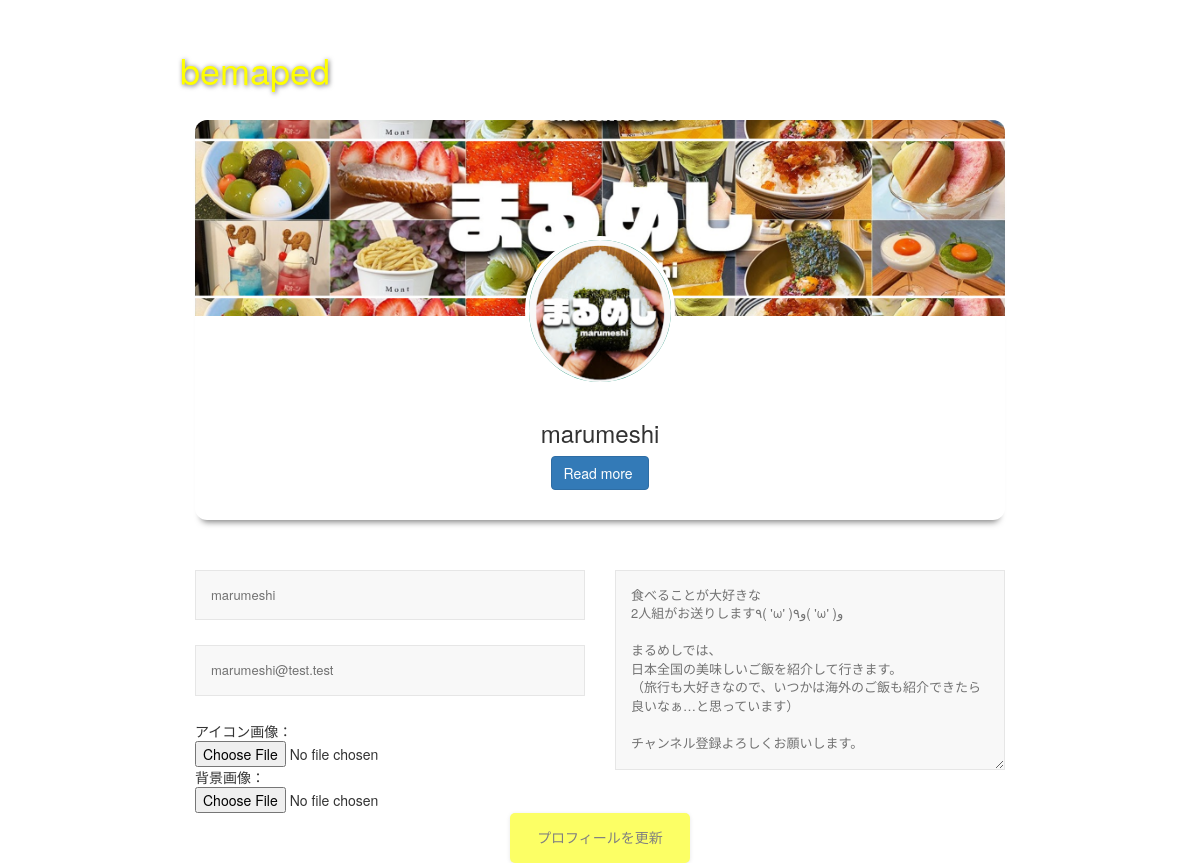
The page /profile_edit.php (signed in) on the database its author committed.
### tables this page shows
CREATE TABLE `bemaped_users_table` (
  `id` int(11) NOT NULL,
  `u_name` varchar(128) NOT NULL,
  `u_email` varchar(128) NOT NULL,
  `u_pw` varchar(64) NOT NULL,
  `explan` varchar(511) DEFAULT NULL,
  `icon` varchar(255) DEFAULT NULL,
  `back_ground` varchar(255) DEFAULT NULL,
  `life_flg` int(8) NOT NULL DEFAULT '0',
  `indate` datetime NOT NULL DEFAULT CURRENT_TIMESTAMP
);

### profile_edit.php (the view, shortened to what this page needs)
<?php
$id = $_SESSION["id"];
$pdo = db_connect();
$sql = "SELECT * FROM bemaped_users_table WHERE id=:id";
$stmt = $pdo->prepare($sql);
$stmt->bindValue(":id", $id, PDO::PARAM_INT);
$status = $stmt->execute();
$val = $stmt->fetch(PDO::FETCH_ASSOC);
?>
<!DOCTYPE html>
<html lang="en">
<head>
    <link rel="stylesheet" href="css/ress.css">
    <link rel="stylesheet" href="https://maxcdn.bootstrapcdn.com/bootstrap/3.3.0/css/bootstrap.min.css">
    <link rel="stylesheet" href="css/plofile_edit_sub.css">
    <link rel="stylesheet" href="css/plofile_edit.css">
</head>
<body>
    <div class="main">
        <div class="inner contact">
            <div class="contact-form">
                <a href="index.php"><h1>bemaped</h1></a>
                <div class="container">
                    <div class="row justify-content-center">
                        <div class="col sm-12 col-md-8 col-lg-5">
                            <div class="rotate-container">
                                <div class="card card-front text-center">
                                    <div class="card-background" style='background-size:contain; background-image: url("upload/<?=$val["back_ground"]?>")'></div>
                                    <div class="card-block"><img class="avatar" src="upload/<?= $val["icon"]?>">
                                        <h3 class="card-title"><?= $val["u_name"]?></h3>
                                        <button class="btn btn-primary btn-rotate">Read more&nbsp;<i class="fa fa-long-arrow-right"></i></button>
                                    </div>
                                </div>
                                <div class="card card-back text-center">
                                    <div class="card-block">
                                        <h4>説明</h4>
                                        <p><?= $val["explan"]?></p>
                                        <h4>Connect:</h4>
                                        <button class="btn btn-primary btn-rotate"> <i class="fa fa-long-arrow-left"></i>&nbsp;Back</button>
                                    </div>
                                </div>
                            </div>
                        </div>
                    </div>
                </div>
            </div>
            <div class="contact-form">
                <form action="profile_edit_act.php" method="POST" enctype="multipart/form-data">
                    <div class="col-xs-6 wow animated slideInLeft" data-wow-delay=".5s">
                        <input type="text" name="u_name" id="u_name" required="required" class="form" placeholder="ユーザー名" value="<?=$val["u_name"]?>" />
                        <input type="text" name="u_email" id="u_email" required="required" class="form" placeholder="EMAIL" value="<?=$val["u_email"]?>" />
                        アイコン画像：<input type="file" accept="image/*" name="icon_upfile" value="<?=$val["icon"]?>">
                        背景画像：<input type="file" accept="image/*" name="background_upfile" value="<?=$val["back_ground"]?>">
                    </div>
                    <div class="col-xs-6 wow animated slideInRight" data-wow-delay=".5s">
                        <textarea name="explan" id="explan" class="form textarea" placeholder="説明"><?= $val["explan"]?></textarea>
                    </div>
                    <div class="relative fullwidth col-xs-12">
                        <button type="submit" id="submit" name="submit" class="form-btn semibold">プロフィールを更新</button>
                    </div>
                </form>
            </div>
        </div>
    </div>
</body>
</html>

### css/ress.css (style rules this page uses)
html { line-height: 1.15; -webkit-text-size-adjust: 100%; -webkit-tap-highlight-color: transparent; }
body { margin: 0; }
p, table, blockquote, address, pre, iframe, form, figure, dl { margin: 0; }
h1, h2, h3, h4, h5, h6 { font-size: inherit; font-weight: inherit; margin: 0; }
a { background-color: transparent; text-decoration: none; color: inherit; }
svg, img, embed, object, iframe { vertical-align: bottom; }
button, input, optgroup, select, textarea { -webkit-appearance: none; appearance: none; vertical-align: middle; color: inherit; font: inherit; background: transparent; padding: 0; margin: 0; border-radius: 0; text-align: inherit; text-transform: inherit; }
button, [type="button"], [type="reset"], [type="submit"] { cursor: pointer; }
textarea { overflow: auto; }

### css/plofile_edit_sub.css (style rules this page uses)
.main { display: flex; justify-content: center; align-items: center; width: 70%; height: 100vh; margin: 0 auto; }
.rotate-container { height:400px; }
.inner { width: 100%; height: 100%; }
p { margin: 0 auto; }
h1 { margin: 30px auto; color:yellow; text-shadow: 1px 1px 5px rgb(104, 104, 104); }
.container { width:100%; }
.col-lg-5 { width:100%; }
.form { width: 100%; padding: 15px; background:#f8f8f8; border:1px solid rgba(0, 0, 0, 0.075); margin-bottom:25px; color:#727272 !important; font-size:13px; -webkit-transition: all 0.4s; -moz-transition: all 0.4s; transition: all 0.4s; }
.textarea { height: 200px; max-height: 200px; max-width: 100%; }
.form-btn { width:180px; display: block; height: auto; padding:15px; color:rgb(128, 128, 128); background:#fcff65; border:none; border-radius:3px; outline: none; -webkit-transition: all 0.3s; -moz-transition: all 0.3s; transition: all 0.3s; margin:auto; box-shadow: 0px 1px 4px rgba(0,0,0, 0.10); -moz-box-shadow: 0px 1px 4px rgba(0,0,0, 0.10); -webkit-box-shadow: 0px 1px 4px rgba(0,0,0, 0.10); text-align: center; font-family: 'Mochiy Pop One', sans-serif; border-radius: 5px; }
input { position: relative; z-index: 9999; }

### css/plofile_edit.css (style rules this page uses)
.rotate-container { position: relative; }
.rotate-container .card-front, .rotate-container .card-back { width: 100%; height: 100%; transform: perspective(600px) rotateY(0deg); backface-visibility: hidden; transition: all .5s linear 0s; background-color: rgb(255, 255, 255); border-radius: 12px; }
.rotate-container .card-back { transform: perspective(1600px) rotateY(180deg); position: absolute; top: 0; left: 0; right: 0; background-color: rgb(248, 248, 248); border-radius: 12px; }
.contact-form { margin-top: 50px; }
.card { box-shadow: 0 8px 6px -6px rgba(0, 0, 0, 0.5); }
p { width:70%; }
.card-block { margin-top: 60px; }
.card .card-background { background: url("https://static.pexels.com/photos/443374/pexels-photo-443374.jpeg"); height: 14em; background-position: center center; background-size: cover; border-radius: 12px 12px 0 0; }
.card .avatar { width: 150px; height: 150px; margin-top: -10em; margin-bottom: 1em; border: 4px solid white; border-radius: 50%; background: radial-gradient(#e3e3e3, #329A7C, #109381); }
.card .btn { margin-bottom: 1em; cursor: pointer; }

### rows shown on the page
bemaped_users_table: back_ground (picture), icon (picture), u_name "marumeshi", u_email "marumeshi@test.test", explan "食べることが大好きな 2人組がお送りします٩( 'ω' )و٩( 'ω' )و まるめしでは、 日本全国の美味しいご飯を紹介して行きます。 （旅行も大好きなので、いつかは海外のご飯も紹介できたら良いなぁ…と思っています） チャンネル登録よろしくお願いします。"
